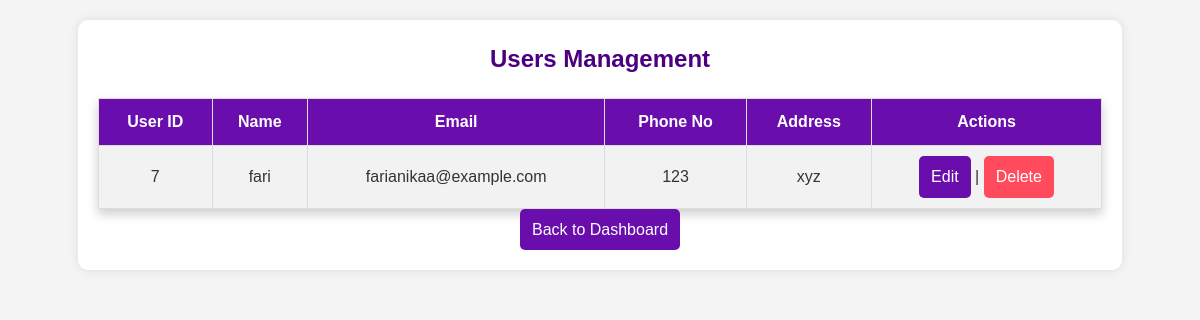
The page /users.php (signed in) on the database its author committed.
### tables this page shows
CREATE TABLE `customers` (
  `customer_id` int(11) NOT NULL,
  `name` varchar(255) NOT NULL,
  `email` varchar(255) NOT NULL,
  `phone` varchar(15) DEFAULT NULL,
  `address` text DEFAULT NULL,
  `created_at` timestamp NOT NULL DEFAULT current_timestamp(),
  `password` varchar(255) NOT NULL
);

### users.php (the view, shortened to what this page needs)
<?php
include('db_connection.php');
$users = mysqli_query($conn, "SELECT * FROM customers");
?>
<!DOCTYPE html>
<html lang="en">
<head>
    <link rel="stylesheet" href="style.css">
</head>
<body>
<div class="container">
    <h2>Users Management</h2>
    <table>
        <tr>
            <th>User ID</th>
            <th>Name</th>
            <th>Email</th>
            <th>Phone No</th>
            <th>Address</th>
            <th>Actions</th>
        </tr>
        <?php while ($user = mysqli_fetch_assoc($users)) { ?>
        <tr>
            <td><?= $user['customer_id'] ?></td>
            <td><?= htmlspecialchars($user['name']) ?></td>
            <td><?= htmlspecialchars($user['email']) ?></td>
            <td><?= htmlspecialchars($user['phone']) ?></td>
            <td><?= htmlspecialchars($user['address']) ?></td>
            <td>
                <a href="edit_user.php?id=<?= $user['customer_id'] ?>">Edit</a> |
                <a href="delete_user.php?id=<?= $user['customer_id'] ?>" class="btn-danger" onclick="return confirm('Are you sure?')">Delete</a>
            </td>
        </tr>
        <?php } ?>
    </table>
    <a href="dashboard.php" class="btn">Back to Dashboard</a>
</div>
</body>
</html>

### style.css (style rules this page uses)
* { margin: 0; padding: 0; box-sizing: border-box; font-family: 'Arial', sans-serif; }
body { background-color: #f4f4f4; color: #333; line-height: 1.6; text-align: center; padding: 20px; }
h2 { color: #4B0082; margin-bottom: 20px; }
.container { width: 90%; max-width: 1100px; margin: auto; padding: 20px; background: white; border-radius: 10px; box-shadow: 0px 0px 10px rgba(0, 0, 0, 0.1); }
table { width: 100%; border-collapse: collapse; margin-top: 20px; background: white; box-shadow: 0px 5px 10px rgba(0, 0, 0, 0.2); }
th, td { padding: 10px; border: 1px solid #ddd; text-align: center; }
th { background: #6A0DAD; color: white; }
tr:nth-child(even) { background: #f2f2f2; }
a { text-decoration: none; color: white; padding: 8px 12px; background: #6A0DAD; border-radius: 5px; display: inline-block; }
.btn-danger { background: #ff4b5c; }

### rows shown on the page
customers: customer_id "7", name "fari", email "farianikaa@example.com", phone "123", address "xyz"
